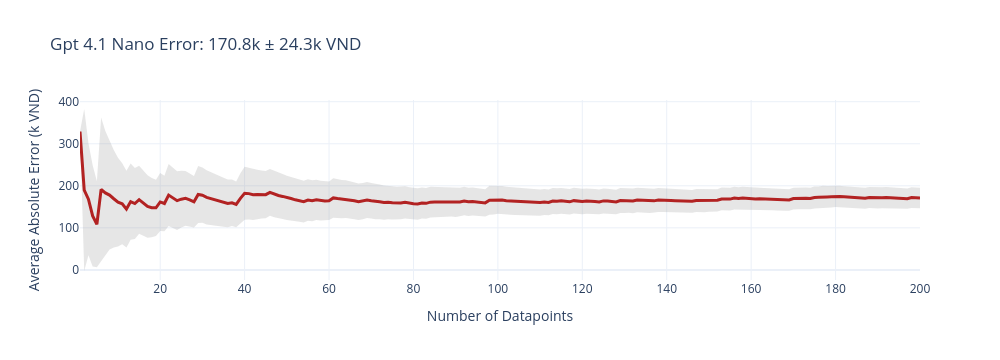
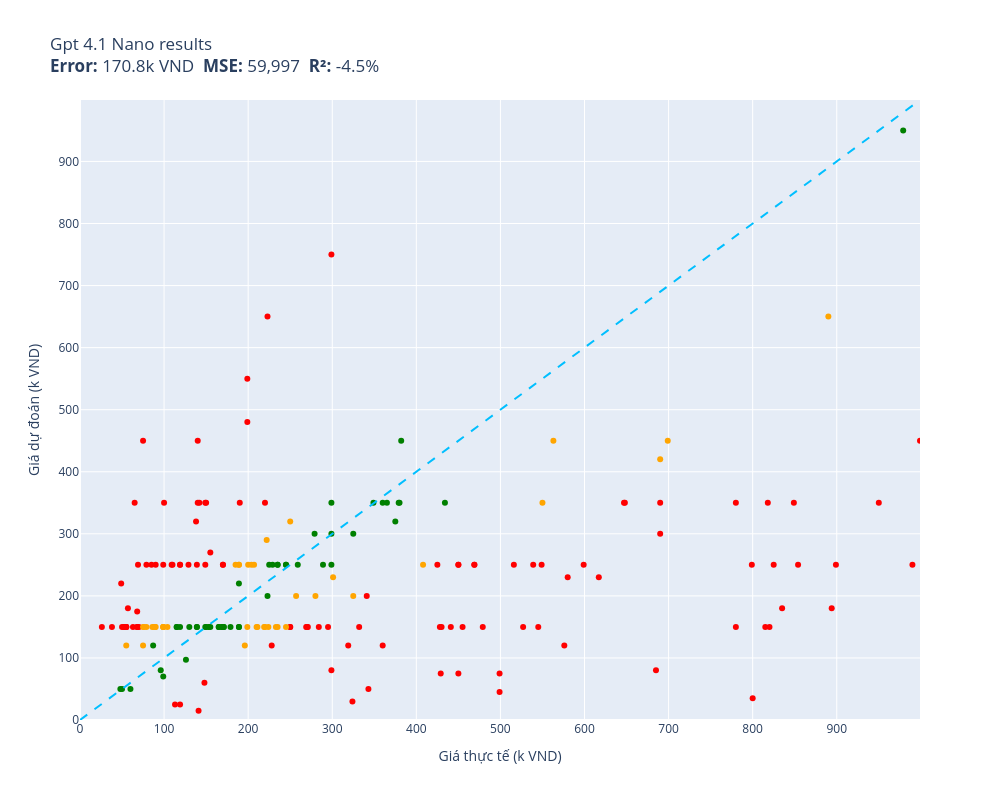

Notebook code cell kept with these figures, in order:
### Code cell
evaluate(gpt_4__1_nano, test)

### Figure 1 — Plotly figure (JSON) as saved in the notebook; plotly's stock layout.template omitted (floating-point values rounded to 4 significant figures; data arrays with more than 128 entries replaced by an {"elided": "..."} marker saying what was removed)
{"data": [{"fill": "toself", "fillcolor": "rgba(128,128,128,0.2)", "hoverinfo": "skip", "line": {"color": "rgba(255,255,255,0)"}, "name": "95% CI", "showlegend": false, "type": "scatter", "x": {"elided": "400 int values"}, "y": {"elided": "400 float values"}}, {"customdata": {"elided": "200x1 float values"}, "hovertemplate": "n=%{x}<br>Avg Error=%{y:.1f}k VND<br>±95% CI=%{customdata[0]:.1f}k<extra></extra>", "line": {"color": "firebrick", "width": 3}, "mode": "lines", "name": "Cumulative Avg Error", "type": "scatter", "x": {"elided": "200 int values"}, "y": {"elided": "200 float values"}}], "layout": {"height": 360, "showlegend": false, "title": {"text": "Gpt 4.1 Nano Error: 170.8k ± 24.3k VND"}, "width": 1000, "xaxis": {"title": {"text": "Number of Datapoints"}}, "yaxis": {"title": {"text": "Average Absolute Error (k VND)"}}}}

### Figure 2 — Plotly figure (JSON) as saved in the notebook; plotly's stock layout.template omitted (floating-point values rounded to 4 significant figures)
{"data": [{"customdata": [["Thùng lưu trữ, hộp đựng đồ đa năng bằng ...\\Dự đoán: 150.0k VND  Thực tế: 479.0k VND"], ["Chì Kẻ Mày Xé Suri 101 Black Màu Đen E27...\\Dự đoán: 150.0k VND  Thực tế: 26.0k VND"], ["Combo Bộ sạc ANSMANN POWERLINE 4 Smart k...\\Dự đoán: 80.0k VND  Thực tế: 685.0k VND"], ["Ugreen UG30771US230TK card mạng PCI-e 1x...\\Dự đoán: 150.0k VND  Thực tế: 284.0k VND"], ["Sạc Tương Thích Cho Laptop Hp Pavilion 1...\\Dự đoán: 200.0k VND  Thực tế: 341.0k VND"], ["Cặp Nút Đệm Tai Nghe Silicone Thay Thế C...\\Dự đoán: 150.0k VND  Thực tế: 50.0k VND"], ["Thức ăn IGUANA Trưởng Thành Bí Đỏ GREENA...\\Dự đoán: 60.0k VND  Thực tế: 148.0k VND"], ["Bàn Phím Tương Thích Cho Laptop Lenovo -...\\Dự đoán: 150.0k VND  Thực tế: 269.0k VND"], ["BÚA ĐA NĂNG TOTAL THMFH0126 - HÀNG CHÍNH...\\Dự đoán: 150.0k VND  Thực tế: 527.0k VND"], ["Combo 4 miếng dán đỡ kệ gỗ VINAVU, giúp ...\\Dự đoán: 150.0k VND  Thực tế: 52.0k VND"], ["Dây đai du lịch Master Lock 4701EURDGRN ...\\Dự đoán: 30.0k VND  Thực tế: 324.0k VND"], ["Quần bơi lưng cao LMcation Anita - Vườn ...\\Dự đoán: 250.0k VND  Thực tế: 149.0k VND"], ["Giá Đỡ Dây Cáp Wi WU CH011 - Hàng Chính ...\\Dự đoán: 250.0k VND  Thực tế: 110.0k VND"], ["KHĂN CHOÀNG CASHMERE CAO CẤP CAS15\\Dự đoán: 650.0k VND  Thực tế: 223.0k VND"], ["Sạc dành cho Laptop Gaming Asus ROG Stri...\\Dự đoán: 350.0k VND  Thực tế: 950.0k VND"], ["Ba lô, balo  laptop thời trang Hàn Quốc ...\\Dự đoán: 350.0k VND  Thực tế: 100.0k VND"], ["Áo Bóng Đá Retro Real Madrid 2006/2007 -...\\Dự đoán: 80.0k VND  Thực tế: 299.0k VND"], ["Thú nhồi bông rồng sữa vô tri êm mịn - S...\\Dự đoán: 150.0k VND  Thực tế: 815.0k VND"], ["Muối Rửa Bát Finish chuyên dụng chuyên ...\\Dự đoán: 250.0k VND  Thực tế: 119.0k VND"], ["Combo Mút Trang Điểm Mastige Màu Cam Nhạ...\\Dự đoán: 175.0k VND  Thực tế: 68.0k VND"], ["Kính mát nam Mắt vuông chống nắng uv thờ...\\Dự đoán: 350.0k VND  Thực tế: 140.0k VND"], ["Phần mềm thiết kế iSolid 3D phiên bản ti...\\Dự đoán: 180.0k VND  Thực tế: 894.0k VND"], ["Quạt treo tường Lifan TE-1689 có remote ...\\Dự đoán: 180.0k VND  Thực tế: 835.0k VND"], ["COMBO 2 ĐÈN TƯỜNG TRANG TRÍ TRONG NHÀ MS...\\Dự đoán: 150.0k VND  Thực tế: 295.0k VND"], ["Miếng Kính Cường Lực Chống Nhìn Trộm cho...\\Dự đoán: 250.0k VND  Thực tế: 450.0k VND"], ["Dụng cụ đốt Palo santo - Palo santo Hold...\\Dự đoán: 320.0k VND  Thực tế: 138.0k VND"], ["Sandal dongnai dép quai hậu nữ A24 dù xa...\\Dự đoán: 250.0k VND  Thực tế: 90.0k VND"], ["Tinh Chất Dưỡng Sáng Da Vitamin C CNP De...\\Dự đoán: 350.0k VND  Thực tế: 780.0k VND"], ["Bát Ăn Trẻ Em Amori 580ml - Hàng Cao Cấp...\\Dự đoán: 150.0k VND  Thực tế: 63.0k VND"], ["BẠT CHỐNG NẮNG PHÍA TRONG KÍNH LÁI Xe Ô ...\\Dự đoán: 450.0k VND  Thực tế: 75.0k VND"], ["MÁY MÀI 100MM 710W TOLSEN 79544 - HÀNG C...\\Dự đoán: 350.0k VND  Thực tế: 647.0k VND"], ["Thuốc Bột Nhuộm Hoa Tươi  màu thực phẩm ...\\Dự đoán: 350.0k VND  Thực tế: 150.0k VND"], ["Máy Đo Huyết Áp Cơ ALPK2 - Nhập Khẩu Chí...\\Dự đoán: 250.0k VND  Thực tế: 825.0k VND"], ["Chà bông xù Viettin Mart 500G\\Dự đoán: 25.0k VND  Thực tế: 113.0k VND"], ["Mũ Lưỡi Trai Nam Thời Trang Lính Cao Cấp...\\Dự đoán: 250.0k VND  Thực tế: 85.0k VND"], ["Pin dùng cho Laptop Acer One 725 - Hàng ...\\Dự đoán: 250.0k VND  Thực tế: 516.0k VND"], ["Giày Sandal (Xăng Đan) dép quai hậu big ...\\Dự đoán: 230.0k VND  Thực tế: 580.0k VND"], ["Canxi Nano calcium D3 MK7 -Hộp 100 Viên ...\\Dự đoán: 250.0k VND  Thực tế: 119.0k VND"], ["Rượu Vang Chile Yali Wetland Reserva Cab...\\Dự đoán: 250.0k VND  Thực tế: 450.0k VND"], ["Miếng Lót Chuột MousePad Trải Bàn Nitend...\\Dự đoán: 25.0k VND  Thực tế: 119.0k VND"], ["Ốp lưng da HDD có ngăn đựng thẻ kèm kệ c...\\Dự đoán: 480.0k VND  Thực tế: 199.0k VND"], ["Kiếng Hậu Kitaco Z2 Japan 10mm\\Dự đoán: 350.0k VND  Thực tế: 690.0k VND"], ["Gấu Bông Đựng Khăn Giấy và Sọt Rác Tiện ...\\Dự đoán: 150.0k VND  Thực tế: 250.0k VND"], ["Sữa bột Nestlé NAN INFINIPRO A2 1 với cô...\\Dự đoán: 300.0k VND  Thực tế: 690.0k VND"], ["Balo Nữ Thời Trang 3in1 Hình BTS MH566\\Dự đoán: 220.0k VND  Thực tế: 49.0k VND"], ["Khăn lụa choàng cổ 02\\Dự đoán: 350.0k VND  Thực tế: 149.0k VND"], ["Thắt Lưng Nữ Dây Nịt Nữ Button mang đầm ...\\Dự đoán: 250.0k VND  Thực tế: 99.0k VND"], ["Chảo Nhôm Chống Dính You Cook 18cm\\Dự đoán: 250.0k VND  Thực tế: 109.0k VND"], ["Quần Jean nam Leman đen mài xám JD14 - S...\\Dự đoán: 250.0k VND  Thực tế: 549.0k VND"], ["Giày Da Nam Giá Rẻ Dập Vân Cá Sấu Có Chu...\\Dự đoán: 550.0k VND  Thực tế: 199.0k VND"], ["Sạc Tương Thích Cho Laptop Asus Vivobook...\\Dự đoán: 35.0k VND  Thực tế: 800.0k VND"], ["Thắt lưng bản 4cm. Mặt khoá phong cách\\Dự đoán: 250.0k VND  Thực tế: 79.0k VND"], ["Chuột Gaming T-Wolf G560 Led USB - Hàng ...\\Dự đoán: 450.0k VND  Thực tế: 140.0k VND"], ["Bao da dành cho Samsung Galaxy Tab S6 10...\\Dự đoán: 120.0k VND  Thực tế: 228.0k VND"], ["Ví nữ cầm tay vuông mini hình cỏ ba lá  ...\\Dự đoán: 150.0k VND  Thực tế: 38.0k VND"], ["Ốp Lưng Nillkin Super Frosted Shield Pro...\\Dự đoán: 350.0k VND  Thực tế: 190.0k VND"], ["Cavat 8cm bản lớn Hàn Quốc cao cấp, kẻ x...\\Dự đoán: 350.0k VND  Thực tế: 220.0k VND"], ["Vỏ Hột Quẹt Bật Lửa Xăng Đá Zorro ZC5-6 ...\\Dự đoán: 50.0k VND  Thực tế: 343.0k VND"], ["Máy Xay Sinh Tố BlueStone BLB-5328 1.5 L...\\Dự đoán: 450.0k VND  Thực tế: 999.0k VND"], ["Xịt Dưỡng Ẩm Eucerin Cho Da Nhạy Cảm 50m...\\Dự đoán: 250.0k VND  Thực tế: 170.0k VND"], ["[Hàng Chính Hãng] Loa SoundMax A180/2...\\Dự đoán: 150.0k VND  Thực tế: 455.0k VND"], ["Loa SUB Siêu Trầm Cao Cấp S1 - Hàng Nhập...\\Dự đoán: 350.0k VND  Thực tế: 849.0k VND"], ["Ugreen UG80110CM261TK bộ chuyển RS232 ra...\\Dự đoán: 150.0k VND  Thực tế: 441.0k VND"], ["Bọc Vô Lăng CIND C037 Size M Màu Kem\\Dự đoán: 350.0k VND  Thực tế: 142.0k VND"], ["Máy Nghe Nhạc MP3 Ruizu X02 8GB - Hàng C...\\Dự đoán: 120.0k VND  Thực tế: 576.0k VND"], ["Bàn Phím dùng cho Laptop ACER Extensa 25...\\Dự đoán: 150.0k VND  Thực tế: 271.0k VND"], ["Bàn Xếp Gọn Gỗ Tự Nhiên BM 50cm x 70cm (...\\Dự đoán: 250.0k VND  Thực tế: 854.0k VND"], ["Combo 10 Mặt Nạ Banobagi Kháng Viêm, Giả...\\Dự đoán: 250.0k VND  Thực tế: 170.0k VND"], ["Bông tẩy tế bào chết và dưỡng ẩm da cho ...\\Dự đoán: 150.0k VND  Thực tế: 430.0k VND"], ["Wekki Đồ Chơi Lắp Ráp Tiệm Đá Bào Wk5060...\\Dự đoán: 45.0k VND  Thực tế: 499.0k VND"], ["Ốp lưng dành cho Samsung M20 Chim Lửa N...\\Dự đoán: 150.0k VND  Thực tế: 55.0k VND"], ["Gối Tựa Lưng Massage Túi Khí Kéo Dãn,Tíc...\\Dự đoán: 120.0k VND  Thực tế: 319.0k VND"], ["Tông đơ chấn viền Kemei KM-2299 lưỡi cắt...\\Dự đoán: 75.0k VND  Thực tế: 499.0k VND"], ["COMBO 2 Sợi Dây Buộc Tóc ADIDAS ADAC-165...\\Dự đoán: 150.0k VND  Thực tế: 332.0k VND"], ["Combo kem bôi da thuần mộc ngừa rôm sảy ...\\Dự đoán: 150.0k VND  Thực tế: 270.0k VND"], ["Kẹp Gỗ Đa Năng  Dùng Để Gắp Kẹp Thức Ăn ...\\Dự đoán: 180.0k VND  Thực tế: 57.0k VND"], ["Bao Case Ốp Cứng Trong Suốt PC bảo vệ ch...\\Dự đoán: 150.0k VND  Thực tế: 250.0k VND"], ["Ốp lưng dành cho Oppo Reno 5 mẫu Lá Phon...\\Dự đoán: 150.0k VND  Thực tế: 55.0k VND"], ["Máy lọc không khí xe hơi ô tô công nghệ ...\\Dự đoán: 250.0k VND  Thực tế: 425.0k VND"], ["Đồ chơi lắp ráp Mô hình máy bay ném bom ...\\Dự đoán: 750.0k VND  Thực tế: 299.0k VND"], ["Kính râm nam Solex chữ H Mắt kính thủy t...\\Dự đoán: 250.0k VND  Thực tế: 469.0k VND"], ["Nón lá vẽ mỹ nghệ hoạ tiết Cô gái trong ...\\Dự đoán: 350.0k VND  Thực tế: 65.0k VND"], ["MŨI KHOAN ĐẤT Φ150X800MM INGCO GEA55221-...\\Dự đoán: 350.0k VND  Thực tế: 648.0k VND"], ["Hộp Nhựa 200x120x75mm - Chống nước CT\\Dự đoán: 150.0k VND  Thực tế: 53.0k VND"], ["Cặp đèn thờ bằng gỗ khắc chữ  phúc lộc t...\\Dự đoán: 250.0k VND  Thực tế: 899.0k VND"], ["Khóa Đồng 75 CS Series ABUS (60mm)\\Dự đoán: 250.0k VND  Thực tế: 799.0k VND"], ["Nệm Massage toàn thân Bella Plus MK292\\Dự đoán: 250.0k VND  Thực tế: 599.0k VND"], ["Giấy Vẽ Faber 200g Khổ A4 Fish 104002\\Dự đoán: 150.0k VND  Thực tế: 68.0k VND"], ["Kệ khay chữ nhật để miếng rửa chén có Kh...\\Dự đoán: 250.0k VND  Thực tế: 69.0k VND"], ["[HSD 03/2027] Sữa Tắm On: The Body Cấp Ẩ...\\Dự đoán: 250.0k VND  Thực tế: 129.0k VND"], ["Bông Lau Thay Thế Cho Chổi Lau Nhà Cao C...\\Dự đoán: 150.0k VND  Thực tế: 68.0k VND"], ["Quánh Đúc Chống Dính Vân Đá Đáy Từ Ecora...\\Dự đoán: 250.0k VND  Thực tế: 469.0k VND"], ["Ốp Lưng Kính Cường Lực Trong Suốt Hoàn T...\\Dự đoán: 15.0k VND  Thực tế: 141.0k VND"], ["Hộp mực Thuận Phong 204A dùng cho máy in...\\Dự đoán: 250.0k VND  Thực tế: 990.0k VND"], ["Bộ 6 Ly Thủy Tinh Diamond Bormioli Rocco...\\Dự đoán: 150.0k VND  Thực tế: 428.0k VND"], ["Mô hình xe Lamborghini Terzo Milennio 1:...\\Dự đoán: 75.0k VND  Thực tế: 429.0k VND"], ["Sạc Tương Thích Cho Laptop Asus 150w TUF...\\Dự đoán: 150.0k VND  Thực tế: 780.0k VND"], ["Lược cắt tóc Nhật Bản YS PARK cho tóc ng...\\Dự đoán: 120.0k VND  Thực tế: 360.0k VND"], ["Túi du lịch dung lượng lớn Business Trav...\\Dự đoán: 150.0k VND  Thực tế: 545.0k VND"], ["Ốp in cho Samsung Galaxy A10 mẫu Động Vậ...\\Dự đoán: 150.0k VND  Thực tế: 55.0k VND"], ["Sạc cho laptop Dell Gaming Inspiron 7567...\\Dự đoán: 230.0k VND  Thực tế: 617.0k VND"], ["Bộ cấp nước bồn cầu - Bộ cấp nước két nư...\\Dự đoán: 270.0k VND  Thực tế: 155.0k VND"], ["KB31EKT - Thẻ chìa khóa khách sạn Vivace...\\Dự đoán: 350.0k VND  Thực tế: 818.0k VND"], ["Bộ Lắp Ghép Cho Bé 3D Mideer Translucent...\\Dự đoán: 75.0k VND  Thực tế: 450.0k VND"], ["Máy nghe nhạc Lossless Ruizu X05 Bộ Nhớ ...\\Dự đoán: 250.0k VND  Thực tế: 539.0k VND"], ["Găng tay da nam mẫu HOT Siêu CẢM ỨNG, Si...\\Dự đoán: 250.0k VND  Thực tế: 139.0k VND"], ["Bàn Phím dùng cho laptop HP Folio 13.3\" ...\\Dự đoán: 150.0k VND  Thực tế: 820.0k VND"], ["Vớ tất thể thao nam cổ trung ELLE ACTIVE...\\Dự đoán: 150.0k VND  Thực tế: 70.0k VND"]], "hovertemplate": "%{customdata[0]}<extra></extra>", "legendgroup": "red", "marker": {"color": "red", "size": 6, "symbol": "circle"}, "mode": "markers", "name": "red", "orientation": "v", "showlegend": true, "type": "scatter", "x": [479, 26, 685, 284, 341, 50, 148, 269, 527, 52, 324, 149, 110, 223, 950, 100, 299, 815, 119, 68, 140, 894, 835, 295, 450, 138, 90, 780, 63, 75, 647, 150, 825, 113, 85, 516, 580, 119, 450, 119, 199, 690, 250, 690, 49, 149, 99, 109, 549, 199, 800, 79, 140, 228, 38, 190, 220, 343, 999, 170, 455, 849, 441, 142, 576, 271, 854, 170, 430, 499, 55, 319, 499, 332, 270, 57, 250, 55, 425, 299, 469, 65, 648, 53, 899, 799, 599, 68, 69, 129, 68, 469, 141, 990, 428, 429, 780, 360, 545, 55, 617, 155, 818, 450, 539, 139, 820, 70], "xaxis": "x", "y": [150.0, 150.0, 80.0, 150.0, 200.0, 150.0, 60.0, 150.0, 150.0, 150.0, 30.0, 250.0, 250.0, 650.0, 350.0, 350.0, 80.0, 150.0, 250.0, 175.0, 350.0, 180.0, 180.0, 150.0, 250.0, 320.0, 250.0, 350.0, 150.0, 450.0, 350.0, 350.0, 250.0, 25.0, 250.0, 250.0, 230.0, 250.0, 250.0, 25.0, 480.0, 350.0, 150.0, 300.0, 220.0, 350.0, 250.0, 250.0, 250.0, 550.0, 35.0, 250.0, 450.0, 120.0, 150.0, 350.0, 350.0, 50.0, 450.0, 250.0, 150.0, 350.0, 150.0, 350.0, 120.0, 150.0, 250.0, 250.0, 150.0, 45.0, 150.0, 120.0, 75.0, 150.0, 150.0, 180.0, 150.0, 150.0, 250.0, 750.0, 250.0, 350.0, 350.0, 150.0, 250.0, 250.0, 250.0, 150.0, 250.0, 250.0, 150.0, 250.0, 15.0, 250.0, 150.0, 75.0, 150.0, 120.0, 150.0, 150.0, 230.0, 270.0, 350.0, 75.0, 250.0, 250.0, 150.0, 150.0], "yaxis": "y"}, {"customdata": [["Bộ Gí Đỡ Từ Đa Chức Năng Hoco PH19 - Hàn...\\Dự đoán: 150.0k VND  Thực tế: 99.0k VND"], ["Lốc 4 Gói băng vệ sinh Kotex Bảo Vệ Toàn...\\Dự đoán: 120.0k VND  Thực tế: 196.0k VND"], ["Tinh dầu Tràm Huế thương hiệu Làng Hạ 10...\\Dự đoán: 150.0k VND  Thực tế: 79.0k VND"], ["Nàng Tiên Tóc Mây DK81159\\Dự đoán: 150.0k VND  Thực tế: 76.0k VND"], ["Ugreen UG30701US154TK 13CM Màu Đen Dây U...\\Dự đoán: 150.0k VND  Thực tế: 89.0k VND"], ["Đồ Chơi Tay Cầm Âm Nhạc 2 TOONYKIDS - Đồ...\\Dự đoán: 150.0k VND  Thực tế: 224.0k VND"], ["Combo 5 Giấy Thấm Dầu Mayan  (100 Tờ / G...\\Dự đoán: 150.0k VND  Thực tế: 86.0k VND"], ["Ổ Khóa Chống Trộm Thông Minh\\Dự đoán: 150.0k VND  Thực tế: 88.0k VND"], ["Combo hộp   3 món  đeo tay  xinh xắn  ph...\\Dự đoán: 150.0k VND  Thực tế: 219.0k VND"], ["Giày cao gót 7 phân vải dệt, mũi nhọn hở...\\Dự đoán: 250.0k VND  Thực tế: 204.0k VND"], ["Cặp Đựng Laptop Chống Sốc Cao Cấp, Cặp Đ...\\Dự đoán: 200.0k VND  Thực tế: 325.0k VND"], ["Tấm dán patch_velcro treo tường\\Dự đoán: 150.0k VND  Thực tế: 220.0k VND"], ["Nệm cho chó mèo 40x50cm Điều Hòa phù hợp...\\Dự đoán: 250.0k VND  Thực tế: 200.0k VND"], ["Ốp lưng chống sốc vân kim loại cho Samsu...\\Dự đoán: 120.0k VND  Thực tế: 75.0k VND"], ["Kính xinh, Kính râm Mắt mèo Hàn Quốc thờ...\\Dự đoán: 250.0k VND  Thực tế: 189.0k VND"], ["Balo Laptop 15.6 inch KMORE The CARTER -...\\Dự đoán: 350.0k VND  Thực tế: 550.0k VND"], ["Dép Sandal nam da bò nhập khẩu nguyên tấ...\\Dự đoán: 230.0k VND  Thực tế: 301.0k VND"], ["AirTag Charm Strap hàng chính hãng Bone\\Dự đoán: 150.0k VND  Thực tế: 245.0k VND"], ["Bình Uống Nước Cho Bé LocknLock HAP916 4...\\Dự đoán: 250.0k VND  Thực tế: 408.0k VND"], ["THINK BIG DO BIGGER, mã G92. Áo thun nam...\\Dự đoán: 150.0k VND  Thực tế: 99.0k VND"], ["Áo ren organza trắng Maxivic M042302\\Dự đoán: 650.0k VND  Thực tế: 890.0k VND"], ["Nón hiphop NEON POKER black\\Dự đoán: 150.0k VND  Thực tế: 99.0k VND"], ["Tranh Xếp Hình Random Cut 750 Mảnh Minh ...\\Dự đoán: 250.0k VND  Thực tế: 189.0k VND"], ["Bộ Test Nước Emaux CE029\\Dự đoán: 150.0k VND  Thực tế: 210.0k VND"], ["Bộ chuyển đổi Mini displayport sang H...\\Dự đoán: 450.0k VND  Thực tế: 563.0k VND"], ["Giày tây Giày lười nam hàn quốc đai kim ...\\Dự đoán: 290.0k VND  Thực tế: 222.0k VND"], ["(ẢNH THẬT) Tranh treo tường núi non hùng...\\Dự đoán: 320.0k VND  Thực tế: 250.0k VND"], ["Giá đỡ điện thoại để bàn chất liệu plast...\\Dự đoán: 150.0k VND  Thực tế: 211.0k VND"], ["Combo 3 Kem Đánh Răng P/S Trắng Răng Tha...\\Dự đoán: 150.0k VND  Thực tế: 104.0k VND"], ["Mũ bucket tai bèo form tròn may nhiều mả...\\Dự đoán: 120.0k VND  Thực tế: 55.0k VND"], ["Chuột Razer DeathAdder Essential-Ergonom...\\Dự đoán: 450.0k VND  Thực tế: 699.0k VND"], ["(HCM) Tranh treo tường trang trí decor t...\\Dự đoán: 200.0k VND  Thực tế: 280.0k VND"], ["Sữa tắm joyce & doll cho chó mèo - Sữa t...\\Dự đoán: 150.0k VND  Thực tế: 235.0k VND"], ["Sạc Laptop dùng cho Máy Tinh HP - Kèm Dâ...\\Dự đoán: 150.0k VND  Thực tế: 233.0k VND"], ["(GIÁ TỐT) Giày đế xuồng nữ da bò thật mà...\\Dự đoán: 250.0k VND  Thực tế: 185.0k VND"], ["Sữa Dưỡng Hỗ Trợ Mờ Nám Luxury Exosome E...\\Dự đoán: 420.0k VND  Thực tế: 690.0k VND"], ["Mật Ong Vihoney 180ml\\Dự đoán: 150.0k VND  Thực tế: 75.0k VND"], ["Cường lực chống nhìn trộm WiWU iPhone 14...\\Dự đoán: 250.0k VND  Thực tế: 207.0k VND"], ["Vòng bi xe máy KONLON 63/22 Open\\Dự đoán: 150.0k VND  Thực tế: 90.0k VND"], ["Bao da Máy tính bảng Honor Tab V7 Pro tr...\\Dự đoán: 150.0k VND  Thực tế: 199.0k VND"], ["Bàn phím cho 4736 4736G 4736Z 4736ZG 481...\\Dự đoán: 200.0k VND  Thực tế: 257.0k VND"], ["Cây gãi lưng/ gãi ngứa bằng sừng Trâu [M...\\Dự đoán: 150.0k VND  Thực tế: 89.0k VND"]], "hovertemplate": "%{customdata[0]}<extra></extra>", "legendgroup": "orange", "marker": {"color": "orange", "size": 6, "symbol": "circle"}, "mode": "markers", "name": "orange", "orientation": "v", "showlegend": true, "type": "scatter", "x": [99, 196, 79, 76, 89, 224, 86, 88, 219, 204, 325, 220, 200, 75, 189, 550, 301, 245, 408, 99, 890, 99, 189, 210, 563, 222, 250, 211, 104, 55, 699, 280, 235, 233, 185, 690, 75, 207, 90, 199, 257, 89], "xaxis": "x", "y": [150.0, 120.0, 150.0, 150.0, 150.0, 150.0, 150.0, 150.0, 150.0, 250.0, 200.0, 150.0, 250.0, 120.0, 250.0, 350.0, 230.0, 150.0, 250.0, 150.0, 650.0, 150.0, 250.0, 150.0, 450.0, 290.0, 320.0, 150.0, 150.0, 120.0, 450.0, 200.0, 150.0, 150.0, 250.0, 420.0, 150.0, 250.0, 150.0, 150.0, 200.0, 150.0], "yaxis": "y"}, {"customdata": [["Phần Mềm Diệt Virus Trend Micro Maximum ...\\Dự đoán: 350.0k VND  Thực tế: 360.0k VND"], ["Ugreen UG20868US174TK 2M màu Hồng Dây US...\\Dự đoán: 97.0k VND  Thực tế: 126.0k VND"], ["COMBO 10 QUẦN ĐIỀU HÒA THÔNG HƠI 5083\\Dự đoán: 250.0k VND  Thực tế: 245.0k VND"], ["Bịch cà phê hòa tan 3 in 1 Meet More (50...\\Dự đoán: 150.0k VND  Thực tế: 189.0k VND"], ["Miếng Dán Dẻo PPF Mặt Lưng, Mặt Trước Dà...\\Dự đoán: 150.0k VND  Thực tế: 130.0k VND"], ["Quần Kaki nam Khatoco Q2M578R1-CNRE598-2...\\Dự đoán: 350.0k VND  Thực tế: 434.0k VND"], ["KHĂN CHOÀNG CASHMERE CAO CẤP CAS34\\Dự đoán: 200.0k VND  Thực tế: 223.0k VND"], ["[Mẫu mới] Tã quần SunMate siêu mềm mại G...\\Dự đoán: 150.0k VND  Thực tế: 165.0k VND"], ["Mũ len liền khăn lót nỉ trùm kín cổ siêu...\\Dự đoán: 150.0k VND  Thực tế: 115.0k VND"], ["Bóng Đèn Ô Tô Xtec H15 12V 15/55W\\Dự đoán: 150.0k VND  Thực tế: 171.0k VND"], ["Áo len dài tay nam thời trang Hàn Quốc S...\\Dự đoán: 220.0k VND  Thực tế: 189.0k VND"], ["Kính cường lực trong suốt Kuzoom cho iPa...\\Dự đoán: 150.0k VND  Thực tế: 169.0k VND"], ["Mì Trứng Cao Cấp Meizan (500g)\\Dự đoán: 50.0k VND  Thực tế: 50.0k VND"], ["Bộ Tháo Mắt Xích Xe Loại Tốt – Gọn Nhẹ, ...\\Dự đoán: 150.0k VND  Thực tế: 165.0k VND"], ["Bơm Hơi Đạp Chân Cho ÔTÔ , Xe Máy, Xe Đạ...\\Dự đoán: 150.0k VND  Thực tế: 149.0k VND"], ["Chuột máy tính có dây Gaming Newmen GX6,...\\Dự đoán: 350.0k VND  Thực tế: 365.0k VND"], ["Sữa bột Enfagrow A+ Neuropro 4 1.7kg với...\\Dự đoán: 950.0k VND  Thực tế: 979.0k VND"], ["Gối Cao Su Non Chống Méo Đầu Cho Bé\\Dự đoán: 250.0k VND  Thực tế: 225.0k VND"], ["Bộ Pyjama HUONGTAM Phi tay dài nam cao c...\\Dự đoán: 250.0k VND  Thực tế: 259.0k VND"], ["Dầu gội nam Home Scape Care giảm gàu chă...\\Dự đoán: 250.0k VND  Thực tế: 235.0k VND"], ["Đồ Bộ Pijama Thun 3D Lửng Freesize 40-68...\\Dự đoán: 150.0k VND  Thực tế: 189.0k VND"], ["Chân váy công sở dáng đuôi cá, Lưng cao,...\\Dự đoán: 350.0k VND  Thực tế: 349.0k VND"], ["Loa HP 2000 (VS)\\Dự đoán: 150.0k VND  Thực tế: 153.0k VND"], ["Serum Prettyskin B5 Phục Hồi, Dưỡng Sáng...\\Dự đoán: 320.0k VND  Thực tế: 375.0k VND"], ["Đồ Chơi Giáo Dục Sớm Tháp Xếp Chồng Lala...\\Dự đoán: 150.0k VND  Thực tế: 179.0k VND"], ["Túi xách công sở nam dọc cao cấp chống t...\\Dự đoán: 350.0k VND  Thực tế: 299.0k VND"], ["Bánh Custas kem trứng Orion hộp 276g\\Dự đoán: 50.0k VND  Thực tế: 60.0k VND"], ["Đèn pin đội đầu j78 chiếu xa ánh sáng mạ...\\Dự đoán: 350.0k VND  Thực tế: 379.0k VND"], ["Cáp âm thanh chuyển jack 3.5mm sang 2 đầ...\\Dự đoán: 150.0k VND  Thực tế: 115.0k VND"], ["Bộ combo Vệ Sinh & Khửi mùi Giày Dép Sne...\\Dự đoán: 250.0k VND  Thực tế: 229.0k VND"], ["THANH XỐP RUY BĂNG CUỐN TÓC KHÔNG NHIỆT ...\\Dự đoán: 80.0k VND  Thực tế: 96.0k VND"], ["Giày Sandal Nữ BIGGBEN Da Bò Thật SDN62\\Dự đoán: 250.0k VND  Thực tế: 289.0k VND"], ["Hộp Đựng Thuốc Lá 20 Điếu Dài Slim Nút B...\\Dự đoán: 70.0k VND  Thực tế: 99.0k VND"], ["Combo 2 bộ miếng lót cho giày rộng V.3 T...\\Dự đoán: 50.0k VND  Thực tế: 48.0k VND"], ["Ly  Thuỷ Tinh Pha Lê Ý RCR 360ml\\Dự đoán: 450.0k VND  Thực tế: 382.0k VND"], ["Combo Pharmaact Sảng Khoái Mát Lạnh - Ch...\\Dự đoán: 150.0k VND  Thực tế: 139.0k VND"], ["KEM CHỐNG NẮNG DƯỠNG DA VITAMIN - INICO ...\\Dự đoán: 350.0k VND  Thực tế: 380.0k VND"], ["Bọt dung dịch vệ sinh dành cho teen Oris...\\Dự đoán: 150.0k VND  Thực tế: 155.0k VND"], ["Ngũ cốc Xuân An yến mạch hạnh nhân hạt c...\\Dự đoán: 120.0k VND  Thực tế: 87.0k VND"], ["Kệ đỡ giá đỡ đế tản nhiệt cho ipad máy t...\\Dự đoán: 150.0k VND  Thực tế: 139.0k VND"], ["Xích đeo quần 2 lớp thép titan không đen...\\Dự đoán: 150.0k VND  Thực tế: 171.0k VND"], ["Sạc cho Laptop MSI PS42 8RA  Hàng Nhập k...\\Dự đoán: 300.0k VND  Thực tế: 299.0k VND"], ["Bàn phím dùng cho Laptop Asus F451c Asus...\\Dự đoán: 250.0k VND  Thực tế: 245.0k VND"], ["Áo Mưa 1 Người Bít Sườn Thời Trang, RAND...\\Dự đoán: 150.0k VND  Thực tế: 169.0k VND"], ["Hộp mực 35A 85A 36A Halloya có lỗ đổ mực...\\Dự đoán: 150.0k VND  Thực tế: 150.0k VND"], ["Giày Sandal Nữ Đế Xuồng HÀ NAM Da Bò Thậ...\\Dự đoán: 300.0k VND  Thực tế: 279.0k VND"], ["Tam sơn tam cấp kệ để bát hương ,nhang b...\\Dự đoán: 250.0k VND  Thực tế: 299.0k VND"], ["Bao da Dux Ducis dành cho iPhone 15 Pro ...\\Dự đoán: 250.0k VND  Thực tế: 235.0k VND"], ["Áo Sơ Mi Nam Công Sở Trung Niên Thương H...\\Dự đoán: 300.0k VND  Thực tế: 325.0k VND"], ["Make Today Great, mã G276. Hãy tỏa sáng ...\\Dự đoán: 150.0k VND  Thực tế: 119.0k VND"]], "hovertemplate": "%{customdata[0]}<extra></extra>", "legendgroup": "green", "marker": {"color": "green", "size": 6, "symbol": "circle"}, "mode": "markers", "name": "green", "orientation": "v", "showlegend": true, "type": "scatter", "x": [360, 126, 245, 189, 130, 434, 223, 165, 115, 171, 189, 169, 50, 165, 149, 365, 979, 225, 259, 235, 189, 349, 153, 375, 179, 299, 60, 379, 115, 229, 96, 289, 99, 48, 382, 139, 380, 155, 87, 139, 171, 299, 245, 169, 150, 279, 299, 235, 325, 119], "xaxis": "x", "y": [350.0, 97.0, 250.0, 150.0, 150.0, 350.0, 200.0, 150.0, 150.0, 150.0, 220.0, 150.0, 50.0, 150.0, 150.0, 350.0, 950.0, 250.0, 250.0, 250.0, 150.0, 350.0, 150.0, 320.0, 150.0, 350.0, 50.0, 350.0, 150.0, 250.0, 80.0, 250.0, 70.0, 50.0, 450.0, 150.0, 350.0, 150.0, 120.0, 150.0, 150.0, 300.0, 250.0, 150.0, 150.0, 300.0, 250.0, 250.0, 300.0, 150.0], "yaxis": "y"}, {"hoverinfo": "skip", "line": {"color": "deepskyblue", "dash": "dash", "width": 2}, "mode": "lines", "name": "y = x", "showlegend": false, "type": "scatter", "x": [0, 999], "y": [0, 999]}], "layout": {"height": 800, "legend": {"title": {"text": "color"}, "tracegroupgap": 0}, "showlegend": false, "title": {"text": "Gpt 4.1 Nano results<br><b>Error:</b> 170.8k VND  <b>MSE:</b> 59,997  <b>R²:</b> -4.5%"}, "width": 1000, "xaxis": {"anchor": "y", "domain": [0, 1], "range": [0, 999], "title": {"text": "Giá thực tế (k VND)"}}, "yaxis": {"anchor": "x", "domain": [0, 1], "range": [0, 999], "title": {"text": "Giá dự đoán (k VND)"}}}}
